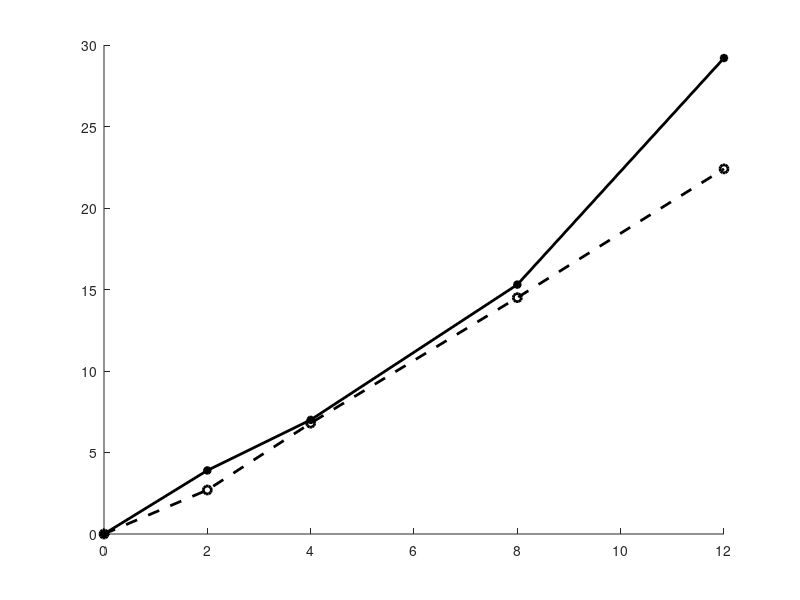

This figure's MATLAB source:
figure(1); hold on
x=[0 2 4 8 12];
y1=[0 2.7 6.8 14.5 22.4];
plot(x,y1,'ko--','LineWidth',2);

y2=[0 3.9 7 15.3 29.2];
plot(x,y2,'k*-','LineWidth',2);